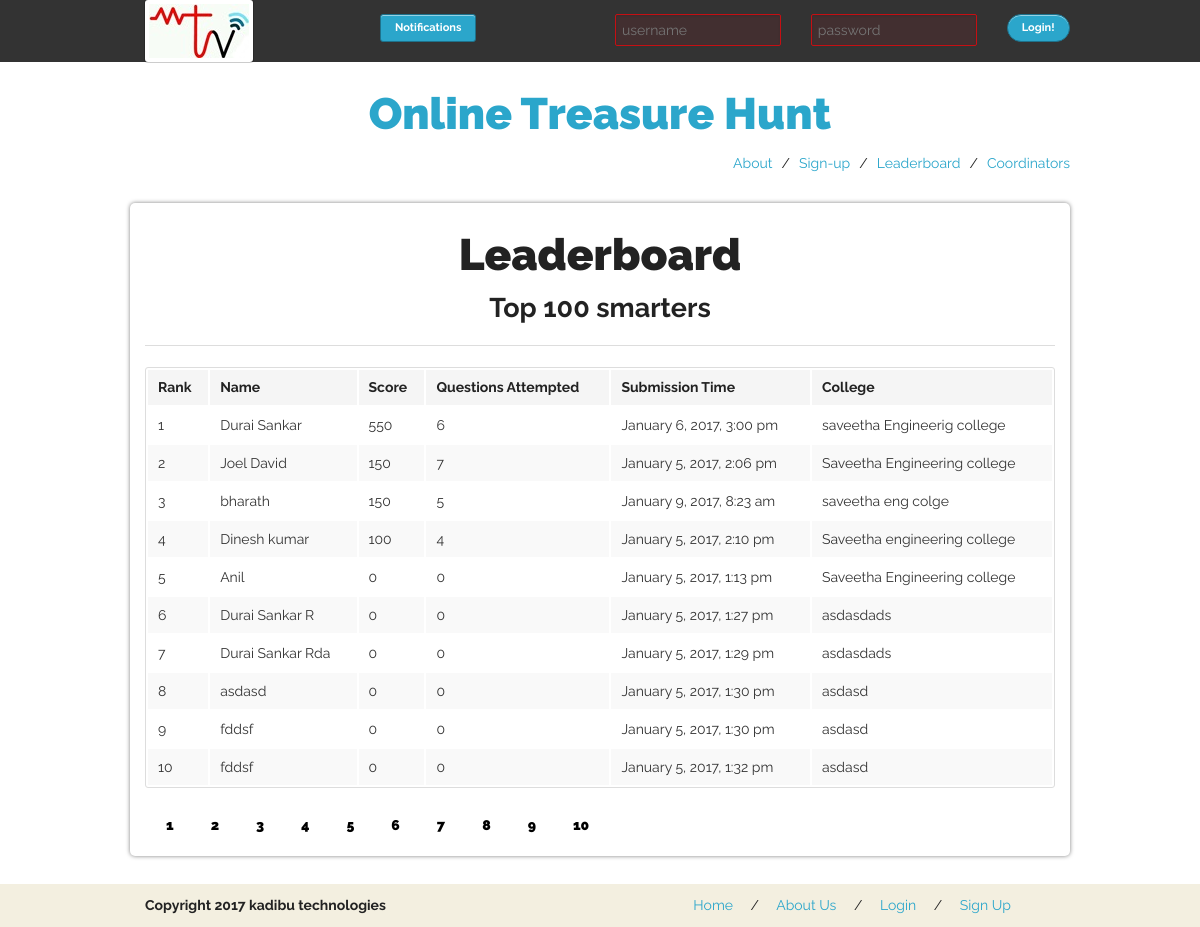
Screenshot of /frontpage_leaderboard.php with the database file from the repository.
### tables this page shows
CREATE TABLE IF NOT EXISTS `profile` (
  `id` int(11) NOT NULL AUTO_INCREMENT,
  `name` varchar(255) NOT NULL,
  `email` varchar(255) NOT NULL,
  `mobileno` varchar(10) NOT NULL,
  `tagline` varchar(255) NOT NULL,
  `round1` varchar(11) DEFAULT NULL,
  `scoreachieved` varchar(11) DEFAULT NULL,
  `college` varchar(255) NOT NULL,
  `pic` varchar(255) DEFAULT NULL,
  `solvedquestions` varchar(300) DEFAULT NULL,
  `current` varchar(3) NOT NULL,
  `tym` int(15) DEFAULT NULL,
  `hint` int(1) DEFAULT NULL,
  PRIMARY KEY (`id`)
);

### frontpage_leaderboard.php (the view, shortened to what this page needs)
<?php include('frontpage_header.php'); ?>
<div id="mainContent" class="row radius">
	<div class="twelve column">
		<div class="row">
			<div class="twelve column centered">
				<br/>
				<center><h1>Leaderboard</h1></center>
				<center> <h3> Top 100 smarters </h3></center>
				<hr/>
<?php $i=1;
 $limit = 10;
if (isset($_GET["page"])) { $page  = $_GET["page"]; } else { $page=1; };
$start_from = ($page-1) * $limit;
  $leaderboard = mysql_query("select name, round1, scoreachieved, tym, current, college, (scoreachieved+round1) as 'scoreachieved' from profile order by scoreachieved desc, tym asc, current asc LIMIT $start_from, $limit");
  ?>
<div class="row" id="leaderboardContent">
<div class="twelve column">
	<table class="twelve" id="table-4">
  <thead>
    <tr style="
    background: #f5f5f5;
">
      <th>Rank</th>
      <th>Name</th>
      <th>Score</th>
      <th>Questions Attempted</th>
      <th>Submission Time</th>
      <th>College</th>
    </tr>
  </thead>
  <tbody>
  <?php
  $i=$start_from+1;
  while($row = mysql_fetch_assoc($leaderboard)) { ?>
    <tr>
      <td><?php echo $i++; ?></td>
      <td><?php echo $row['name'] ?></td>
      <td><?php echo $row['scoreachieved'] ?></td>
      <td><?php echo intval($row['current'])-1 ?></td>
      <td><?php echo date("F j, Y, g:i a", $row['tym']); ?></td>
      <td><?php echo $row['college'] ?></td>
    </tr>
  <?php  } ?>
  </tbody>
</table>
<?php
$pagLink = "<ul class='pagination'>";
for ($i=1; $i<=10; $i++) {
             $pagLink .= "<li><a href='frontpage_leaderboard.php?page=".$i."'>".$i."</a></li>";
};
echo $pagLink . "</ul>";
?>
</div>
</div>
			</div>
		</div>
	</div>
</div>
<?php include('oth_footer.php'); ?>

### frontpage_header.php (style rules this page uses)
body { font-family: "Trebuchet MS", Arial, Helvetica, sans-serif; }
div#mainContent { -webkit-box-shadow: 0px 0px 4px rgba(0,0,0,0.5); box-shadow: 0px 0px 4px rgba(0,0,0,0.5); _height: 600px; border-radius: 5px 5px 5px 5px; padding-bottom: 1em; }

### frontpage_leaderboard.php (style rules this page uses)
ul.pagination { display: inline-block; padding: 0; margin: 0; margin-bottom : 10px; }
ul.pagination li { display: inline; }
ul.pagination li a { font-weight:900; color: black; float: left; padding: 8px 16px; text-decoration: none; }

### oth_footer.php (style rules this page uses)
body { font-family: 'Raleway', sans-serif; }
h1 { font-family: 'Raleway', sans-serif; font-weight:900; }
h1,h2,h3,h4,h5,h6 { font-family: 'Raleway', sans-serif; }

### rows the page displays
profile: name "Durai Sankar", scoreachieved "550", intval($row['current'])-1 "6", tym "January 6, 2017, 3:00 pm", college "saveetha Engineerig college"
profile: name "Joel David", scoreachieved "150", intval($row['current'])-1 "7", tym "January 5, 2017, 2:06 pm", college "Saveetha Engineering college"
profile: name "bharath", scoreachieved "150", intval($row['current'])-1 "5", tym "January 9, 2017, 8:23 am", college "saveetha eng colge"
profile: name "Dinesh kumar", scoreachieved "100", intval($row['current'])-1 "4", tym "January 5, 2017, 2:10 pm", college "Saveetha engineering college"
profile: name "Anil", scoreachieved "0", intval($row['current'])-1 "0", tym "January 5, 2017, 1:13 pm", college "Saveetha Engineering college"
profile: name "Durai Sankar R", scoreachieved "0", intval($row['current'])-1 "0", tym "January 5, 2017, 1:27 pm", college "asdasdads"
profile: name "Durai Sankar Rda", scoreachieved "0", intval($row['current'])-1 "0", tym "January 5, 2017, 1:29 pm", college "asdasdads"
profile: name "asdasd", scoreachieved "0", intval($row['current'])-1 "0", tym "January 5, 2017, 1:30 pm", college "asdasd"
profile: name "fddsf", scoreachieved "0", intval($row['current'])-1 "0", tym "January 5, 2017, 1:30 pm", college "asdasd"
profile: name "fddsf", scoreachieved "0", intval($row['current'])-1 "0", tym "January 5, 2017, 1:32 pm", college "asdasd"
